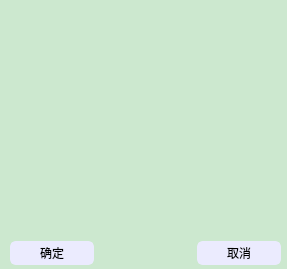
<?xml version="1.0" encoding="UTF-8"?>
<ui version="4.0">
 <class>TipsDialog</class>
 <widget class="QDialog" name="TipsDialog">
  <property name="geometry">
   <rect>
    <x>0</x>
    <y>0</y>
    <width>287</width>
    <height>269</height>
   </rect>
  </property>
  <property name="windowTitle">
   <string>Dialog</string>
  </property>
  <property name="styleSheet">
   <string notr="true">QDialog {
	background-color: rgb(204, 232, 207);
}

QWidget {
	background-color: rgb(204, 232, 207);
}


QPushButton {
	background-color: rgb(235, 235, 254);
    border: 2px solid rgb(235, 235, 254);         /* 设置边框粗细、样式、颜色*/
    border-radius: 6px;                /* 设置边框圆角 */
   
    min-width: 80px;                   /* 设置按键的最小宽度 */
    min-height: 20px;
	
}
QPlainTextEdit
{
	border:0px;
}
</string>
  </property>
  <widget class="QStackedWidget" name="stackedWidget">
   <property name="geometry">
    <rect>
     <x>0</x>
     <y>0</y>
     <width>291</width>
     <height>280</height>
    </rect>
   </property>
   <property name="currentIndex">
    <number>1</number>
   </property>
   <widget class="QWidget" name="page">
    <widget class="QPushButton" name="sigOK_btn">
     <property name="geometry">
      <rect>
       <x>100</x>
       <y>240</y>
       <width>84</width>
       <height>24</height>
      </rect>
     </property>
     <property name="text">
      <string>确定</string>
     </property>
    </widget>
    <widget class="QLabel" name="ob_label">
     <property name="geometry">
      <rect>
       <x>20</x>
       <y>10</y>
       <width>251</width>
       <height>230</height>
      </rect>
     </property>
     <property name="font">
      <font>
       <pointsize>12</pointsize>
       <bold>true</bold>
      </font>
     </property>
     <property name="text">
      <string/>
     </property>
     <property name="alignment">
      <set>Qt::AlignCenter</set>
     </property>
    </widget>
   </widget>
   <widget class="QWidget" name="page_2">
    <widget class="QLabel" name="db_label">
     <property name="geometry">
      <rect>
       <x>20</x>
       <y>20</y>
       <width>250</width>
       <height>220</height>
      </rect>
     </property>
     <property name="font">
      <font>
       <pointsize>12</pointsize>
       <bold>true</bold>
      </font>
     </property>
     <property name="text">
      <string/>
     </property>
     <property name="alignment">
      <set>Qt::AlignCenter</set>
     </property>
     <property name="wordWrap">
      <bool>true</bool>
     </property>
    </widget>
    <widget class="QWidget" name="">
     <property name="geometry">
      <rect>
       <x>10</x>
       <y>240</y>
       <width>271</width>
       <height>26</height>
      </rect>
     </property>
     <layout class="QHBoxLayout" name="horizontalLayout">
      <item>
       <widget class="QPushButton" name="dbOk_btn">
        <property name="text">
         <string>确定</string>
        </property>
       </widget>
      </item>
      <item>
       <spacer name="horizontalSpacer">
        <property name="orientation">
         <enum>Qt::Horizontal</enum>
        </property>
        <property name="sizeHint" stdset="0">
         <size>
          <width>40</width>
          <height>20</height>
         </size>
        </property>
       </spacer>
      </item>
      <item>
       <widget class="QPushButton" name="dbCancel_btn">
        <property name="text">
         <string>取消</string>
        </property>
       </widget>
      </item>
     </layout>
    </widget>
   </widget>
  </widget>
 </widget>
 <resources/>
 <connections/>
</ui>
